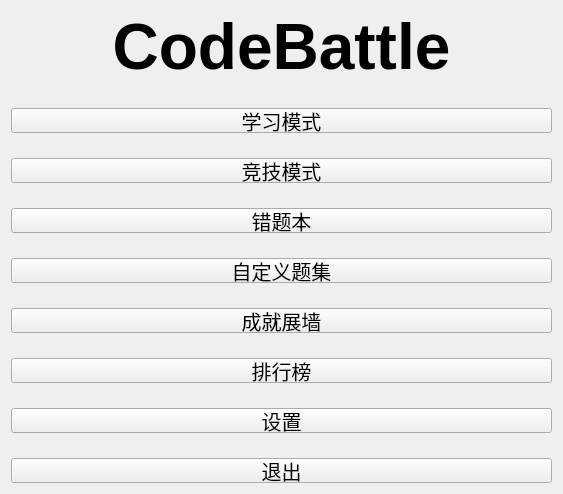
<?xml version="1.0" encoding="UTF-8"?>
<ui version="4.0">
 <class>MainMenuPage</class>
 <widget class="QWidget" name="MainMenuPage">
  <property name="geometry">
   <rect>
    <x>0</x>
    <y>0</y>
    <width>563</width>
    <height>427</height>
   </rect>
  </property>
  <property name="windowTitle">
   <string>Form</string>
  </property>
  <layout class="QVBoxLayout" name="verticalLayout_2">
   <property name="spacing">
    <number>25</number>
   </property>
   <item>
    <layout class="QVBoxLayout" name="verticalLayout">
     <property name="spacing">
      <number>25</number>
     </property>
     <item>
      <widget class="QLabel" name="label">
       <property name="font">
        <font>
         <pointsize>48</pointsize>
         <bold>true</bold>
        </font>
       </property>
       <property name="text">
        <string>CodeBattle</string>
       </property>
       <property name="alignment">
        <set>Qt::AlignmentFlag::AlignHCenter|Qt::AlignmentFlag::AlignTop</set>
       </property>
      </widget>
     </item>
     <item>
      <widget class="QPushButton" name="btn_learn">
       <property name="sizePolicy">
        <sizepolicy hsizetype="Expanding" vsizetype="Fixed">
         <horstretch>0</horstretch>
         <verstretch>0</verstretch>
        </sizepolicy>
       </property>
       <property name="minimumSize">
        <size>
         <width>0</width>
         <height>25</height>
        </size>
       </property>
       <property name="font">
        <font>
         <pointsize>15</pointsize>
        </font>
       </property>
       <property name="text">
        <string>学习模式</string>
       </property>
      </widget>
     </item>
     <item>
      <widget class="QPushButton" name="btn_arena">
       <property name="sizePolicy">
        <sizepolicy hsizetype="Expanding" vsizetype="Fixed">
         <horstretch>0</horstretch>
         <verstretch>0</verstretch>
        </sizepolicy>
       </property>
       <property name="minimumSize">
        <size>
         <width>0</width>
         <height>25</height>
        </size>
       </property>
       <property name="font">
        <font>
         <pointsize>15</pointsize>
        </font>
       </property>
       <property name="text">
        <string>竞技模式</string>
       </property>
      </widget>
     </item>
     <item>
      <widget class="QPushButton" name="btn_errorbook">
       <property name="sizePolicy">
        <sizepolicy hsizetype="Expanding" vsizetype="Fixed">
         <horstretch>0</horstretch>
         <verstretch>0</verstretch>
        </sizepolicy>
       </property>
       <property name="minimumSize">
        <size>
         <width>0</width>
         <height>25</height>
        </size>
       </property>
       <property name="font">
        <font>
         <pointsize>15</pointsize>
        </font>
       </property>
       <property name="text">
        <string>错题本</string>
       </property>
      </widget>
     </item>
     <item>
      <widget class="QPushButton" name="btn_collection">
       <property name="sizePolicy">
        <sizepolicy hsizetype="Expanding" vsizetype="Fixed">
         <horstretch>0</horstretch>
         <verstretch>0</verstretch>
        </sizepolicy>
       </property>
       <property name="minimumSize">
        <size>
         <width>0</width>
         <height>25</height>
        </size>
       </property>
       <property name="font">
        <font>
         <pointsize>15</pointsize>
        </font>
       </property>
       <property name="text">
        <string>自定义题集</string>
       </property>
      </widget>
     </item>
     <item>
      <widget class="QPushButton" name="btn_achievement">
       <property name="sizePolicy">
        <sizepolicy hsizetype="Expanding" vsizetype="Fixed">
         <horstretch>0</horstretch>
         <verstretch>0</verstretch>
        </sizepolicy>
       </property>
       <property name="minimumSize">
        <size>
         <width>0</width>
         <height>25</height>
        </size>
       </property>
       <property name="font">
        <font>
         <pointsize>15</pointsize>
        </font>
       </property>
       <property name="text">
        <string>成就展墙</string>
       </property>
      </widget>
     </item>
     <item>
      <widget class="QPushButton" name="btn_ranking">
       <property name="sizePolicy">
        <sizepolicy hsizetype="Expanding" vsizetype="Fixed">
         <horstretch>0</horstretch>
         <verstretch>0</verstretch>
        </sizepolicy>
       </property>
       <property name="minimumSize">
        <size>
         <width>0</width>
         <height>25</height>
        </size>
       </property>
       <property name="font">
        <font>
         <pointsize>15</pointsize>
        </font>
       </property>
       <property name="text">
        <string>排行榜</string>
       </property>
      </widget>
     </item>
     <item>
      <widget class="QPushButton" name="btn_settings">
       <property name="sizePolicy">
        <sizepolicy hsizetype="Expanding" vsizetype="Fixed">
         <horstretch>0</horstretch>
         <verstretch>0</verstretch>
        </sizepolicy>
       </property>
       <property name="minimumSize">
        <size>
         <width>0</width>
         <height>25</height>
        </size>
       </property>
       <property name="font">
        <font>
         <pointsize>15</pointsize>
        </font>
       </property>
       <property name="text">
        <string>设置</string>
       </property>
      </widget>
     </item>
     <item>
      <widget class="QPushButton" name="btn_exit">
       <property name="minimumSize">
        <size>
         <width>0</width>
         <height>25</height>
        </size>
       </property>
       <property name="font">
        <font>
         <pointsize>15</pointsize>
        </font>
       </property>
       <property name="text">
        <string>退出</string>
       </property>
      </widget>
     </item>
     <item>
      <spacer name="verticalSpacer">
       <property name="orientation">
        <enum>Qt::Orientation::Vertical</enum>
       </property>
       <property name="sizeHint" stdset="0">
        <size>
         <width>20</width>
         <height>10</height>
        </size>
       </property>
      </spacer>
     </item>
    </layout>
   </item>
  </layout>
 </widget>
 <resources/>
 <connections/>
</ui>
